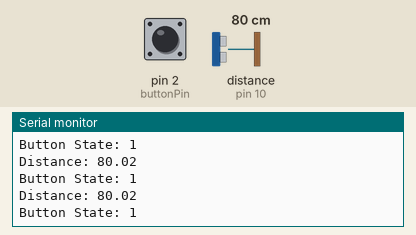
A sketch run on a simulated Arduino Uno, built with avr-gcc and run on an emulated ATmega328P. Shown: the last lines printed to the serial monitor. Wiring (inferred from the names in the program): ultrasonic range finder: trigger pin 9; echo pin 10. The test bench sets the inputs (shaded band); at power-on: distance to the obstacle (sensor on pin 10) 80 cm, pin 2 (buttonPin) HIGH. The echo pulse lasts 58.3 µs per cm.

Above: at 1.2 s.
1.3 s: distance to the obstacle (sensor on pin 10) set to 9 cm
At 2.1 s:
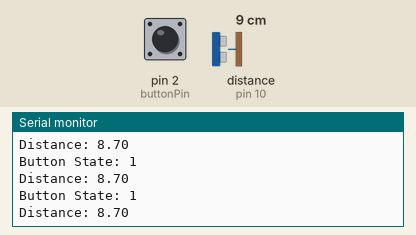
4.3 s: distance to the obstacle (sensor on pin 10) set to 250 cm
At 4.35 s:
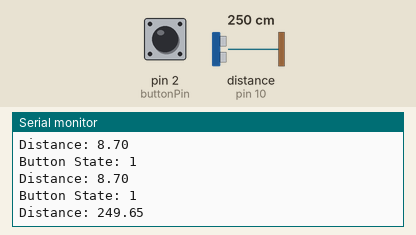
7.3 s: distance to the obstacle (sensor on pin 10) set to 18 cm
At 8.2 s:
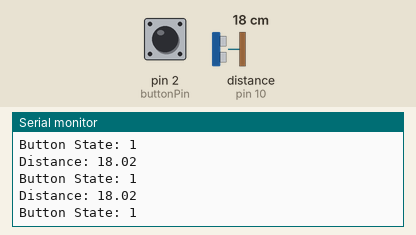
10.3 s: distance to the obstacle (sensor on pin 10) set to 2 cm
At 10.9 s:
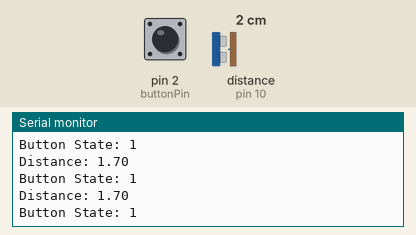
13.3 s: pin 2 (buttonPin) pulled LOW for 0.15 s
Timing chart, 0 to 15.9 s (numbered marks = the images above; inputs shaded):
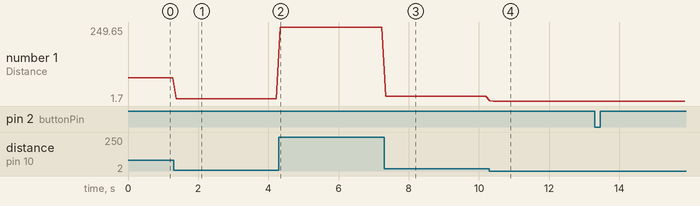

The sketch:

sketch_oct10a_copy_20241017012024.ino
```cpp
const int trigPin = 9;
const int echoPin = 10;
const int buttonPin = 2;

float duration, distance;
int buttonState;

void setup() {
  // Setup pins
  pinMode(trigPin, OUTPUT);
  pinMode(echoPin, INPUT);
  pinMode(buttonPin, INPUT_PULLUP);

  // Initialize serial port
  Serial.begin(9600);
}

void loop() {
  // Stop Pulse
  digitalWrite(trigPin, LOW);
  delayMicroseconds(2);

  // Send a 10 microsecond pulse to trigPin
  digitalWrite(trigPin, HIGH);
  delayMicroseconds(10);
  digitalWrite(trigPin, LOW);

  // Read the echoPin pulse width in microseconds
  duration = pulseIn(echoPin, HIGH);

  // Calculate the distance based on the speed of sound
  distance = (duration * 0.0343) / 2;

  // Print the distance to the Serial Monitor
  Serial.print("Distance: ");
  Serial.println(distance);

  // Read button state
  buttonState = digitalRead(buttonPin);

  // Print the button state to the Serial Monitor
  Serial.print("Button State: ");
  Serial.println(buttonState);

  delay(100);
}
```

Measured:
- after the input at 1.3 s, the serial monitor: prints a new line after 0.08 s (image 1)
- after the input at 4.3 s, the serial monitor: prints a new line at once (image 2)
- after the input at 7.3 s, the serial monitor: prints a new line at once (image 3)
- after the input at 10.3 s, the serial monitor: prints a new line at once (image 4)
- plotted number 1: 80.02 → 8.7 after the input at 1.3 s, 8.7 → 249.65 after the input at 4.3 s, 249.65 → 18.02 after the input at 7.3 s, 18.02 → 1.7 after the input at 10.3 s
